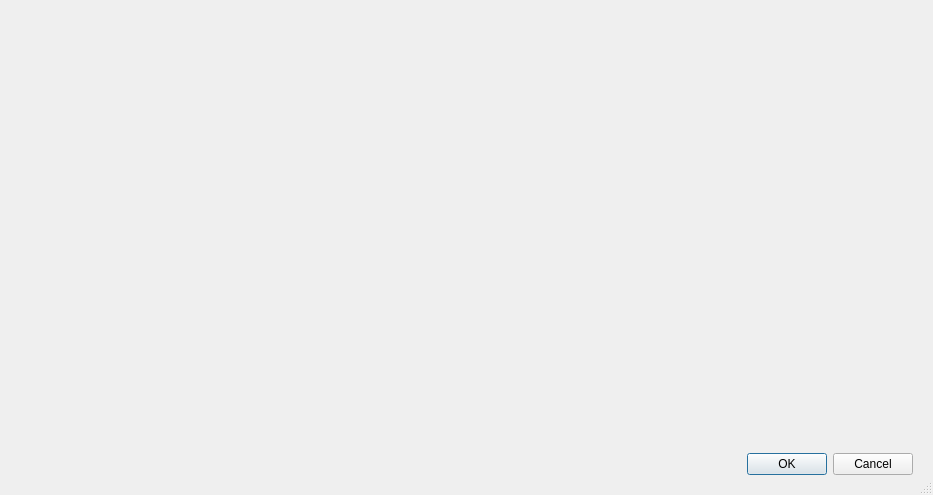
<?xml version="1.0" encoding="UTF-8"?>
<ui version="4.0">
 <class>FiltroPadrao</class>
 <widget class="QDialog" name="FiltroPadrao">
  <property name="windowModality">
   <enum>Qt::WindowModal</enum>
  </property>
  <property name="geometry">
   <rect>
    <x>0</x>
    <y>0</y>
    <width>933</width>
    <height>495</height>
   </rect>
  </property>
  <property name="minimumSize">
   <size>
    <width>0</width>
    <height>0</height>
   </size>
  </property>
  <property name="maximumSize">
   <size>
    <width>16777215</width>
    <height>16777215</height>
   </size>
  </property>
  <property name="windowTitle">
   <string>Filtro</string>
  </property>
  <property name="sizeGripEnabled">
   <bool>true</bool>
  </property>
  <property name="modal">
   <bool>true</bool>
  </property>
  <layout class="QGridLayout" name="gridLayout">
   <item row="1" column="0">
    <widget class="QFrame" name="frame">
     <layout class="QVBoxLayout" name="verticalLayout">
      <property name="spacing">
       <number>0</number>
      </property>
      <property name="leftMargin">
       <number>0</number>
      </property>
      <property name="topMargin">
       <number>0</number>
      </property>
      <property name="rightMargin">
       <number>0</number>
      </property>
      <property name="bottomMargin">
       <number>0</number>
      </property>
      <item>
       <widget class="QFrame" name="widget">
        <property name="frameShape">
         <enum>QFrame::NoFrame</enum>
        </property>
        <property name="frameShadow">
         <enum>QFrame::Plain</enum>
        </property>
        <layout class="QGridLayout" name="gridLayout_2">
         <property name="leftMargin">
          <number>0</number>
         </property>
         <property name="topMargin">
          <number>0</number>
         </property>
         <property name="rightMargin">
          <number>0</number>
         </property>
         <property name="bottomMargin">
          <number>0</number>
         </property>
        </layout>
       </widget>
      </item>
      <item>
       <widget class="QFrame" name="frame_2">
        <property name="sizePolicy">
         <sizepolicy hsizetype="Preferred" vsizetype="Fixed">
          <horstretch>0</horstretch>
          <verstretch>0</verstretch>
         </sizepolicy>
        </property>
        <property name="frameShape">
         <enum>QFrame::NoFrame</enum>
        </property>
        <property name="frameShadow">
         <enum>QFrame::Plain</enum>
        </property>
        <layout class="QHBoxLayout" name="horizontalLayout">
         <item>
          <widget class="QDialogButtonBox" name="buttonBox">
           <property name="orientation">
            <enum>Qt::Horizontal</enum>
           </property>
           <property name="standardButtons">
            <set>QDialogButtonBox::Cancel|QDialogButtonBox::Ok</set>
           </property>
          </widget>
         </item>
        </layout>
       </widget>
      </item>
     </layout>
    </widget>
   </item>
  </layout>
 </widget>
 <resources/>
 <connections/>
</ui>
